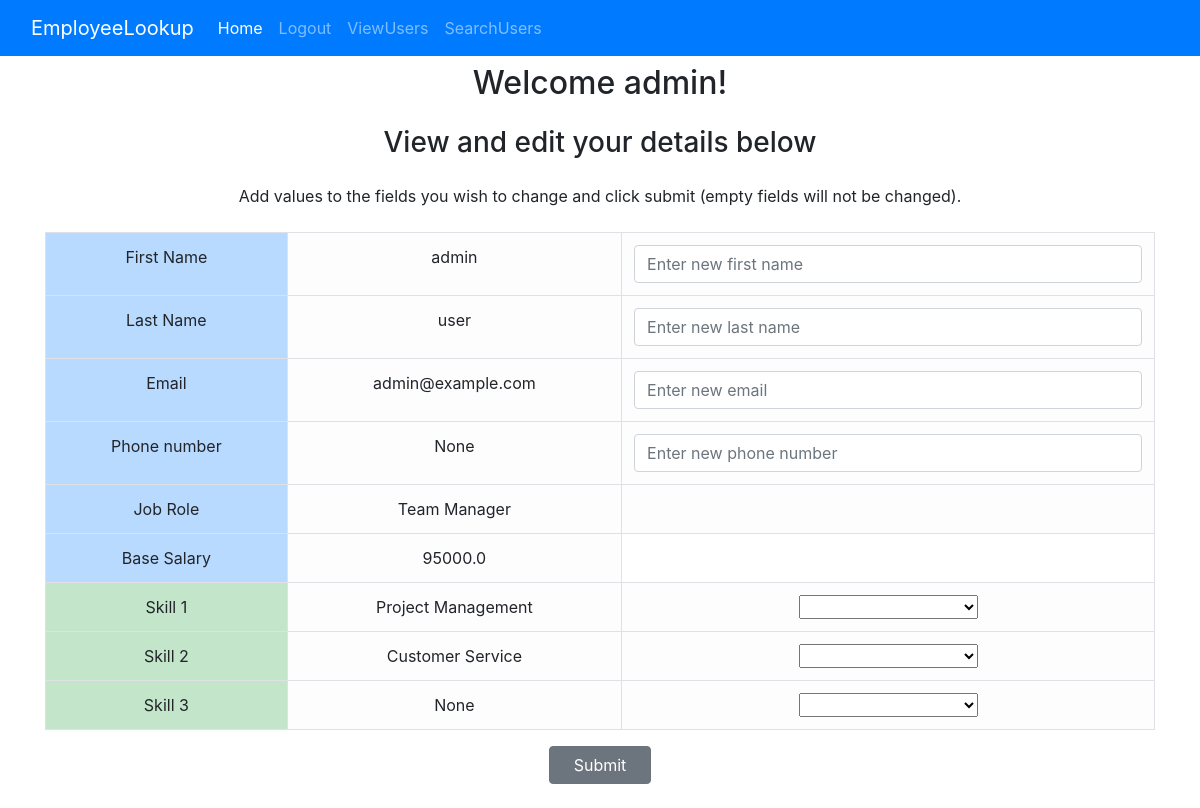
The page /home (signed in) on the database as committed earlier.
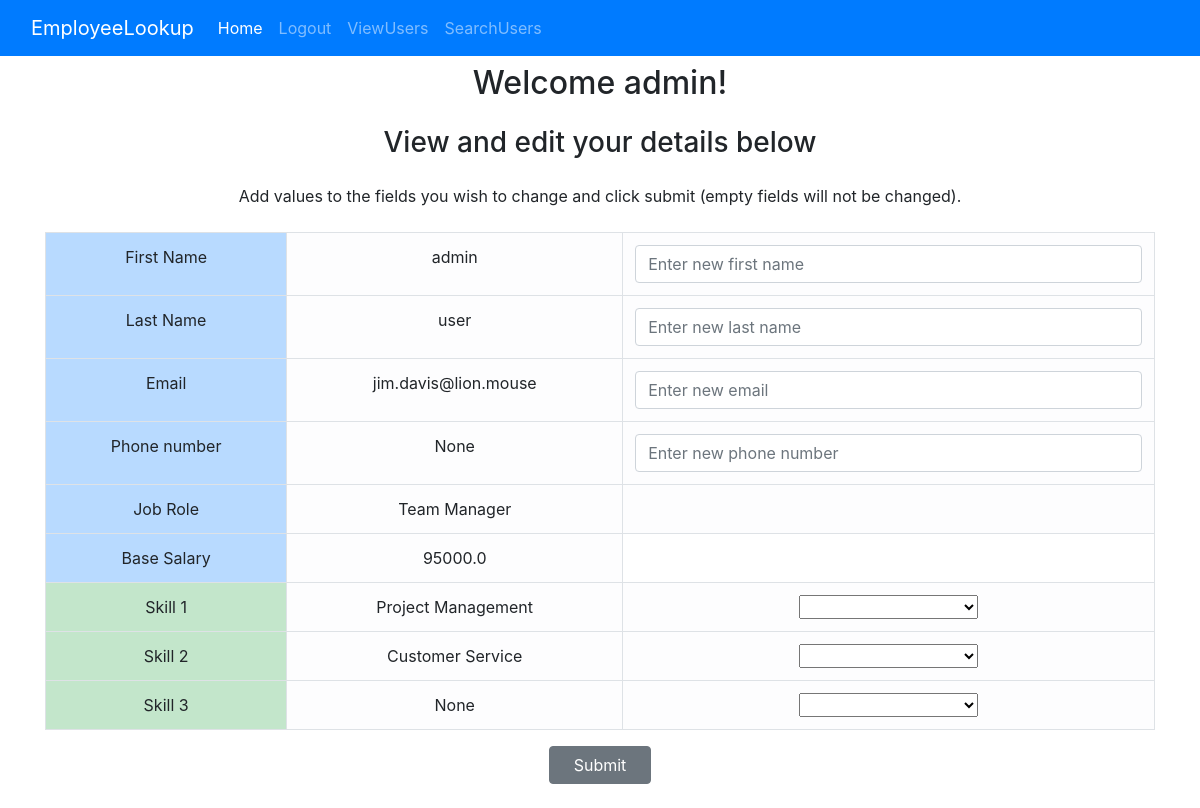
The same page on the database as committed later.
### website/models.py (models this page shows, shortened)
class User(db.Model, UserMixin):
    id = db.Column(db.Integer, primary_key=True)
    email = db.Column(db.String(120), unique=True, nullable=False)
    password = db.Column(db.String(60))
    first_name = db.Column(db.String(30))
    last_name = db.Column(db.String(30))
    skill_1 = db.Column(db.String(60), nullable=True)
    skill_2 = db.Column(db.String(60), nullable=True)
    skill_3 = db.Column(db.String(60), nullable=True)
    is_admin = db.Column(db.Boolean, default=False)
    contact_number = db.Column(db.String(60), nullable=True)
    job_id = db.Column(db.Integer, db.ForeignKey('job.id'), nullable=True)
    job = db.relationship('Job')

### website/routes.py (the view)
@main.route("/")
@main.route("/home", methods=['GET', 'POST'])
@login_required
def home():
    form = UpdateUserForm()
    if form.validate_on_submit():
        user = User.query.filter_by(id=current_user.id).first()
        update_user(user)
    return render_template("home.html",
                           user=current_user,
                           job_roles=JobRoles,
                           jobs=Job.query.all(),
                           is_home=True,
                           skills=Skills,
                           form=form)

### website/forms.py
class UpdateUserForm(FlaskForm):
    email = StringField('Email', validators=[Optional(),Email()])
    first_name = StringField('First Name', validators=[Optional(), Length(min=2, max=30)])
    last_name = StringField('Last Name', validators=[Optional(), Length(min=2, max=30)])
    contact_number = StringField('Contact Number', validators=[Optional(), Length(min=2, max=20)])

### website/models.py (called while the page is built)
@login_manager.user_loader
def load_user(user_id):
    return User.query.get(int(user_id))

### website/templates/home.html (shortened to what the changed rows need)
{% extends "base.html" %}
{% block content %}
    {% if is_home %}
        <h2 class="text-center p-2">Welcome {{ user.first_name }}!</h2>
        <h3 class="text-center p-2">View and edit your details below</h3>
        <p class="text-center p-2">Add values to the fields you wish to change and click submit (empty fields will not
            be
            changed).</p>
    {% else %}
        <h2 class="text-center p-2 text-danger">This is an admin area</h2>
        <h3 class="text-center p-2">View and edit employee details below</h3>
    {% endif %}
    <container class="container d-flex flex-column">
        <form method="POST"
                {% if is_home %}
              action="/home"
                {% else %}
              action="{{ url_for('main.view_record', user_id=user.id) }}"
                {% endif %}
              class="d-flex flex-column mb-4"
        >
            <table class="table table-bordered text-center mx-auto">
                <tr>
                    <td class="table-primary">First Name</td>
                    <td class="table-light">{{ user.first_name }}</td>
                    <td class="table-light">
                        {{ form.first_name(class="validate form-control", placeholder="Enter new first name") }}
                    </td>
                </tr>
                <tr>
                    <td class="table-primary">Last Name</td>
                    <td class="table-light">{{ user.last_name }}</td>
                    <td class="table-light">
                        {{ form.last_name(class="validate form-control", placeholder="Enter new last name") }}
                    </td>
                </tr>
                <tr>
                    <td class="table-primary">Email</td>
                    <td class="table-light">{{ user.email }}</td>
                    <td class="table-light">
                        {{ form.email(class="validate form-control", placeholder="Enter new email") }}
                    </td>
                </tr>
                <tr>
                    <td class="table-primary">Phone number</td>
                    <td class="table-light">{{ user.contact_number }}</td>
                    <td class="table-light">
                        {{ form.contact_number(class="validate form-control", placeholder="Enter new phone number") }}
                    </td>
                </tr>
                <tr>
                    <td class="table-success">Skill 1</td>
                    <td class="table-light">{{ user.skill_1 }}</td>
                    <td class="table-light">
                        <select name="skill_1" id="skill_1">
                        </select>
                    </td>
                </tr>
                <tr>
                    <td class="table-success">Skill 2</td>
                    <td class="table-light">{{ user.skill_2 }}</td>
                    <td class="table-light">
                        <select name="skill_2" id="skill_2">
                        </select>
                    </td>
                </tr>
                <tr>
                    <td class="table-success">Skill 3</td>
                    <td class="table-light">{{ user.skill_3 }}</td>
                    <td class="table-light">
                        <select name="skill_3" id="skill_3">
                        </select>
                    </td>
                </tr>
            </table>
        </form>
    </container>
{% endblock %}

Rows that differ between the two databases and show on the page:
changed User "admin": email "admin@example.com" → "jim.davis@lion.mouse"
